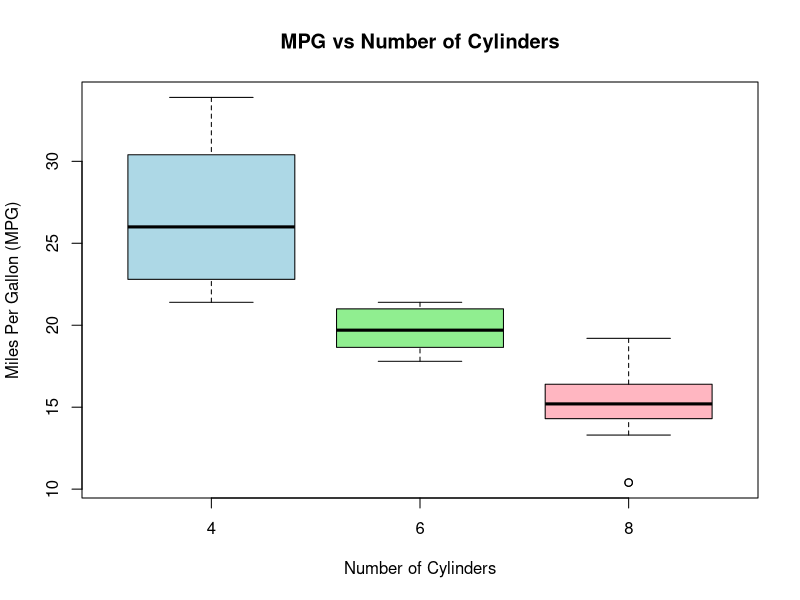

Recreate this plot in R.

# Q8. Boxplot of MPG and Cylinders

# Load the built-in dataset
data(mtcars)

# Convert cylinders into a factor
mtcars$cyl <- as.factor(mtcars$cyl)

# Create boxplot
boxplot(mpg ~ cyl,
        data = mtcars,
        main = "MPG vs Number of Cylinders",
        xlab = "Number of Cylinders",
        ylab = "Miles Per Gallon (MPG)",
        col = c("lightblue", "lightgreen", "lightpink"),
        border = "black")

# Display summary statistics |> 
cat("Summary of MPG by Cylinders:\n")
print(tapply(mtcars$mpg, mtcars$cyl, summary))
